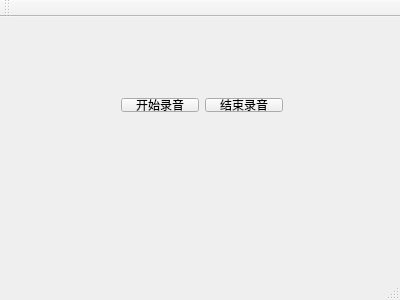
<?xml version="1.0" encoding="UTF-8"?>
<ui version="4.0">
 <class>MainWindow</class>
 <widget class="QMainWindow" name="MainWindow">
  <property name="geometry">
   <rect>
    <x>0</x>
    <y>0</y>
    <width>400</width>
    <height>300</height>
   </rect>
  </property>
  <property name="windowTitle">
   <string>MainWindow</string>
  </property>
  <widget class="QWidget" name="centralWidget">
   <widget class="QWidget" name="layoutWidget">
    <property name="geometry">
     <rect>
      <x>110</x>
      <y>70</y>
      <width>184</width>
      <height>36</height>
     </rect>
    </property>
    <layout class="QGridLayout" name="gridLayout">
     <item row="0" column="0">
      <widget class="QPushButton" name="_startBtn">
       <property name="text">
        <string>开始录音</string>
       </property>
      </widget>
     </item>
     <item row="0" column="1">
      <widget class="QPushButton" name="_endBtn">
       <property name="text">
        <string>结束录音</string>
       </property>
      </widget>
     </item>
    </layout>
   </widget>
  </widget>
  <widget class="QMenuBar" name="menuBar">
   <property name="geometry">
    <rect>
     <x>0</x>
     <y>0</y>
     <width>400</width>
     <height>30</height>
    </rect>
   </property>
  </widget>
  <widget class="QToolBar" name="mainToolBar">
   <attribute name="toolBarArea">
    <enum>TopToolBarArea</enum>
   </attribute>
   <attribute name="toolBarBreak">
    <bool>false</bool>
   </attribute>
  </widget>
  <widget class="QStatusBar" name="statusBar"/>
 </widget>
 <layoutdefault spacing="6" margin="11"/>
 <resources/>
 <connections/>
</ui>
